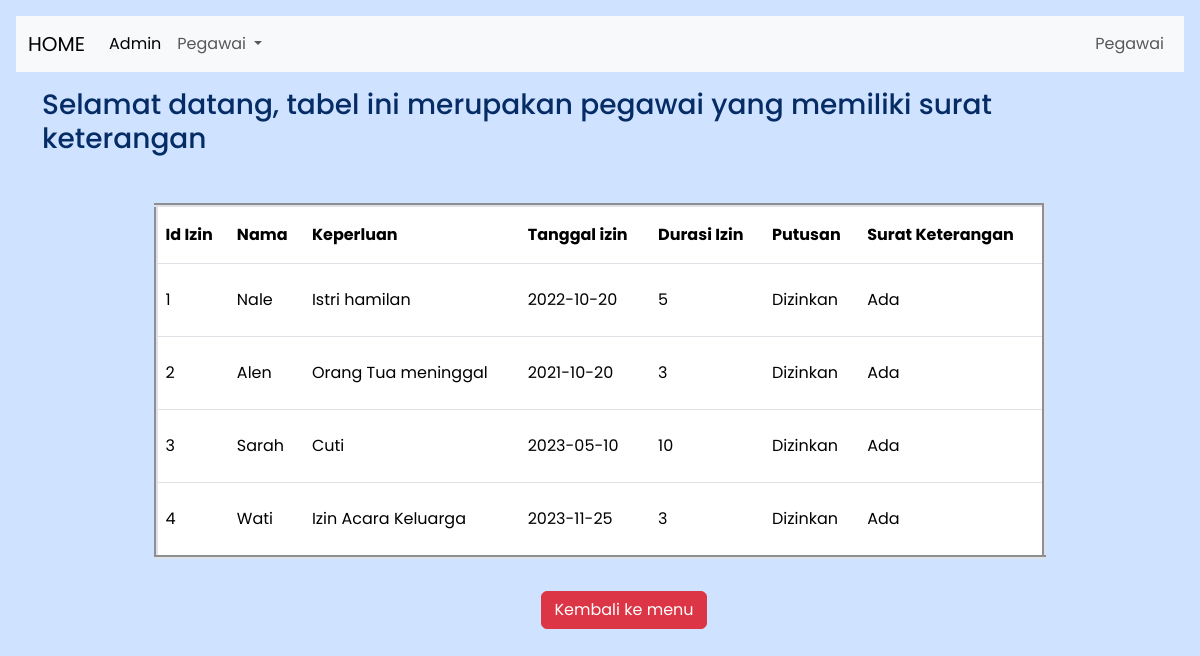
/Tugas2/ada.php, run on the app's committed database.
### tables this page shows
CREATE TABLE `ketidakhadiran` (
  `izin_id` int NOT NULL,
  `nama_dosen` varchar(255) NOT NULL,
  `keperluan` varchar(255) NOT NULL,
  `finger_print_id` varchar(20) NOT NULL,
  `tgl_mulai_izin` date NOT NULL,
  `durasi_izin_hari` varchar(20) NOT NULL,
  `durasi_izin_jam` varchar(20) NOT NULL,
  `durasi_izin_menit` varchar(20) NOT NULL,
  `nama_pengusul` varchar(255) NOT NULL,
  `tgl_usul` date NOT NULL,
  `ttd_pengusul` varchar(255) NOT NULL,
  `putusan` varchar(50) NOT NULL,
  `tgl_disetujui` date NOT NULL,
  `ttd_atasan` varchar(255) NOT NULL,
  `catatan` varchar(255) NOT NULL,
  `surat_keterangan` varchar(50) NOT NULL
);

### Tugas2/koneksi.php (called while the page is built, shortened)
<?php
class Database {
    private $host = "localhost";
    private $username = "root";
    private $password = "";
    private $database = "izin_ketidakhadiran_pegawai";
    public function __construct() {
        $this->koneksi = mysqli_connect($this->host, $this->username, $this->password, $this->database);
    }
}
?>

### Tugas2/ada.php (the view, shortened to what this page needs)
<?php
require_once ('koneksi.php');
class PegawaiAda extends Database{
public function Aksi(){
    $masuk = "SELECT izin_id, nama_dosen, keperluan, tgl_mulai_izin, durasi_izin_hari, putusan, surat_keterangan from ketidakhadiran where surat_keterangan= 'Ada'";
    return $this->koneksi->query($masuk);
    }
}
$nale = new PegawaiAda();
$nale1 = $nale->Aksi();
?>
<!doctype html>
<html lang="en">
  <head>
    <link href="https://cdn.jsdelivr.net/npm/bootstrap@5.3.3/dist/css/bootstrap.min.css" rel="stylesheet">
  </head>
  <body style="font-family: 'poppins';" class = "p-3 mb-2 bg-primary-subtle text-primary-emphasis">
    <nav class="navbar navbar-expand-lg bg-body-tertiary">
  <div class="container-fluid">
    <a class="navbar-brand" href="./index.php">HOME</a>
    <div class="collapse navbar-collapse" id="navbarNav">
      <ul class="navbar-nav">
        <li class="nav-item">
          <a class="nav-link active" aria-current="page" href="./admin.php">Admin</a>
        </li>
        <div class="collapse navbar-collapse" id="navbarNavDarkDropdown">
            <ul class="navbar-nav">
              <li class="nav-item dropdown">
                <a class="nav-link dropdown-toggle" href="#" id="navbarDarkDropdownMenuLink" role="button" data-bs-toggle="dropdown" aria-expanded="false">
                  Pegawai
                </a>
              </li>
            </ul>
          </div>
      </ul>
      <ul class="navbar-nav ms-auto">
              <li class="nav-item">
          <a class="nav-link" href="#">Pegawai</a>
        </li>
      </ul>
    </div>
  </div>
</nav>
<div class = "container mt-3">
<H3 class="d-flex justify-content-center align-items-center mt-3 mb-5">Selamat datang, tabel ini merupakan pegawai yang memiliki surat keterangan </H3>
<table class="table" border="4">
  <thead>
    <tr>
        <th scope="col" class="px-6 py-3">Id Izin</th>
        <th scope="col" class="px-6 py-3">Nama</th>
        <th scope="col" class="px-6 py-3">Keperluan</th>
        <th scope="col" class="px-6 py-3">Tanggal izin</th>
        <th scope="col" class="px-6 py-3">Durasi Izin</th>
        <th scope="col" class="px-6 py-3">Putusan</th>
        <th scope="col" class="px-6 py-3">Surat Keterangan</th>
    </tr>
  </thead>
  <tbody>
    <tr>
      <?php
      $no = 1;
      foreach ($nale1 as $row) {
      ?>
      <tr>
      <td class="px-6 py-4"><?php echo $no++; ?></td>
          <td class="px-6 py-4"><?php echo $row['nama_dosen']; ?></td>
          <td class="px-6 py-4"><?php echo $row['keperluan']; ?></td>
          <td class="px-6 py-4"><?php echo $row['tgl_mulai_izin']; ?></td>
          <td class="px-6 py-4"><?php echo $row['durasi_izin_hari']; ?></td>
          <td class="px-6 py-4"><?php echo $row['putusan']; ?></td>
          <td class="px-6 py-4"><?php echo $row['surat_keterangan']; ?></td>
        </tr>
      <?php
        }
      ?>
    </tbody>
  </table>
  <div class="btn-container mt-3 floatleft">
<a href="./index.php" class="btn btn-danger mt-3 ms-5">Kembali ke menu</a>
</div>
</div>
</body>
</html>

### Tugas2/ada.php (style rules this page uses)
table { max-width: 80%; margin: 0 auto; }
.btn-container { max-width: 80%; margin: 0 auto; text-align: center; }

### data on the page
ketidakhadiran: nama_dosen "Nale", keperluan "Istri hamilan", tgl_mulai_izin "2022-10-20", durasi_izin_hari "5", putusan "Dizinkan", surat_keterangan "Ada"
ketidakhadiran: nama_dosen "Alen", keperluan "Orang Tua meninggal", tgl_mulai_izin "2021-10-20", durasi_izin_hari "3", putusan "Dizinkan", surat_keterangan "Ada"
ketidakhadiran: nama_dosen "Sarah", keperluan "Cuti", tgl_mulai_izin "2023-05-10", durasi_izin_hari "10", putusan "Dizinkan", surat_keterangan "Ada"
ketidakhadiran: nama_dosen "Wati", keperluan "Izin Acara Keluarga", tgl_mulai_izin "2023-11-25", durasi_izin_hari "3", putusan "Dizinkan", surat_keterangan "Ada"
